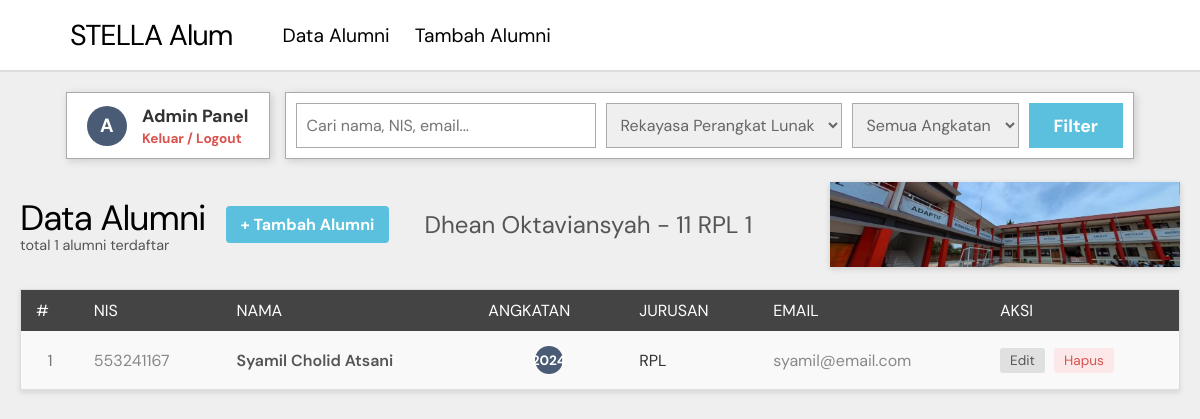
/dashboard_admin.php?jurusan=Rekayasa Perangkat Lunak (signed in), run on the app's committed database.
### tables this page shows
CREATE TABLE `alumni` (
  `id_alumni`   INT(11)      NOT NULL AUTO_INCREMENT,
  `nim`         VARCHAR(20)  NOT NULL,
  `nama`        VARCHAR(100) NOT NULL,
  `angkatan`    YEAR         NOT NULL,
  `jurusan`     VARCHAR(100) NOT NULL,
  `email`       VARCHAR(100) NOT NULL,
  `no_hp`       VARCHAR(20)  NOT NULL,
  `pekerjaan`   VARCHAR(100) DEFAULT NULL,
  `perusahaan`  VARCHAR(150) DEFAULT NULL,
  `alamat`      TEXT         DEFAULT NULL,
  `created_at`  TIMESTAMP    NOT NULL DEFAULT CURRENT_TIMESTAMP,
  PRIMARY KEY (`id_alumni`)
);

### dashboard_admin.php (the view, shortened to what this page needs)
<?php
require 'koneksi.php';
$search   = trim($_GET['search'] ?? '');
$jurusan  = trim($_GET['jurusan'] ?? '');
$where  = [];
$params = [];
if ($jurusan) {
    $where[]  = 'jurusan = ?';
    $params[] = $jurusan;
}
$sql = "SELECT * FROM alumni";
if ($where) $sql .= " WHERE " . implode(' AND ', $where);
$sql .= " ORDER BY angkatan DESC, nama ASC";
$stmt = $pdo->prepare($sql);
$stmt->execute($params);
$alumni = $stmt->fetchAll();
$jurusans  = $pdo->query("SELECT DISTINCT jurusan FROM alumni ORDER BY jurusan")->fetchAll(PDO::FETCH_COLUMN);
$total = count($alumni);
function singkatJurusan($nama) {
    return match ($nama) {
        'Rekayasa Perangkat Lunak' => 'RPL',
        'Teknik Komputer dan Jaringan' => 'TKJ',
        'Teknik Jaringan Akses Telekomunikasi' => 'TJAT',
        default => $nama
    };
}
?>
<!DOCTYPE html>
<html lang="id">
<head>
    <link rel="stylesheet" href="style/dashboard.css?v=<?= time(); ?>">
</head>
<body>
    <nav class="navbar">
        <div class="nav-brand">
            <span class="brand-text">STELLA Alum</span>
        </div>
        <div class="nav-links">
            <a href="dashboard_admin.php" class="nav-link active">Data Alumni</a>
            <a href="tambah.php" class="nav-link">Tambah Alumni</a>
        </div>
    </nav>
    <div class="controls-wrapper">
        <div class="user-profile">
            <div class="user-avatar">
                <?= strtoupper(substr($_SESSION['role'], 0, 1)) ?>
            </div>
            <div class="user-info">
                <span class="user-role"><?= ucfirst($_SESSION['role']) ?> Panel</span>
                <a href="logout.php" class="btn-logout-small">Keluar / Logout</a>
            </div>
        </div>
        <form method="GET" class="filter-box">
            <input type="text" name="search" placeholder="Cari nama, NIS, email..." value="<?= htmlspecialchars($search) ?>" class="filter-input">
            <select name="jurusan" class="filter-select">
                <?php foreach ($jurusans as $j): ?>
                    <option value="<?= htmlspecialchars($j) ?>" <?= $jurusan === $j ? 'selected' : '' ?>><?= htmlspecialchars($j) ?></option>
                <?php endforeach; ?>
            </select>
            <select name="angkatan" class="filter-select">
                <option value="">Semua Angkatan</option>
            </select>
            <button type="submit" class="btn-filter">Filter</button>
        </form>
    </div>
    <main class="main-content">
        <div class="action-header">
            <div class="title-group">
                <h1 class="page-title">Data Alumni</h1>
                <p class="page-subtitle">total <?= $total ?> alumni terdaftar</p>
            </div>
            <div class="btn-group">
                <a href="tambah.php" class="btn-add">+ Tambah Alumni</a>
            </div>
            <div class="marquee-space">
                <marquee behavior="scroll" direction="right" class="copy-text">
                    Dhean Oktaviansyah - 11 RPL 1
                </marquee>
            </div>
            <img src="stella.jpeg" class="img-header-alumni" alt="Foto Sekolah">
        </div>
        <div class="table-card">
            <?php if (empty($alumni)): ?>
                <div style="padding: 20px; text-align: center;">Belum ada data.</div>
            <?php else: ?>
                <table class="data-table">
                    <thead>
                        <tr>
                            <th>#</th>
                            <th>NIS</th>
                            <th>NAMA</th>
                            <th>ANGKATAN</th>
                            <th>JURUSAN</th>
                            <th>EMAIL</th>
                            <th>AKSI</th>
                        </tr>
                    </thead>
                    <tbody>
                        <?php foreach ($alumni as $i => $a): ?>
                            <tr>
                                <td style="text-align: center; color: #777;"><?= $i + 1 ?></td>
                                <td style="color: #888;"><?= htmlspecialchars($a['nim']) ?></td>
                                <td style="font-weight: 600; color: #555;"><?= htmlspecialchars($a['nama']) ?></td>
                                <td style="text-align: center;">
                                    <span class="badge-angkatan"><?= $a['angkatan'] ?></span>
                                </td>
                                <td><?= htmlspecialchars(singkatJurusan($a['jurusan'])) ?></td>
                                <td style="color: #888;"><?= htmlspecialchars($a['email']) ?></td>
                                <td>
                                    <a href="edit.php?id=<?= $a['id_alumni'] ?>" class="btn-edit">Edit</a>
                                    <form method="POST" action="delete.php" style="display:inline;" onsubmit="return confirm('Yakin hapus?')">
                                        <button type="submit" class="btn-delete">Hapus</button>
                                    </form>
                                </td>
                            </tr>
                        <?php endforeach; ?>
                    </tbody>
                </table>
            <?php endif; ?>
        </div>
    </main>
</body>
</html>

### style/dashboard.css (style rules this page uses)
* { margin: 0; padding: 0; box-sizing: border-box; font-family: 'DM Sans', sans-serif; }
body { background-color: #efefef; color: #333; }
.navbar { background: #fff; display: flex; justify-content: space-between; align-items: center; padding: 15px 5%; border-bottom: 2px solid #ddd; }
.nav-brand { display: flex; align-items: center; gap: 10px; }
.brand-text { font-size: 1.8rem; font-weight: normal; color: #000; letter-spacing: -1px; }
.nav-links { display: flex; gap: 25px; margin-right: auto; margin-left: 50px; }
.nav-link { text-decoration: none; color: #000; font-size: 1.2rem; }
.controls-wrapper { display: flex; justify-content: center; align-items: stretch; gap: 15px; margin: 20px 0; }
.user-profile { background: #fff; padding: 10px 20px; display: flex; align-items: center; gap: 15px; border: 1px solid #aaa; box-shadow: 2px 2px 8px rgba(0,0,0,0.15); }
.user-avatar { background: #4a5c75; color: white; width: 40px; height: 40px; display: flex; justify-content: center; align-items: center; border-radius: 50%; font-size: 1.2rem; font-weight: bold; }
.user-info { display: flex; flex-direction: column; }
.user-role { font-weight: bold; font-size: 1.1rem; color: #333; text-transform: capitalize; }
.btn-logout-small { color: #d9534f; text-decoration: none; font-size: 0.85rem; font-weight: bold; margin-top: 3px; }
.filter-box { background: #fff; padding: 10px; display: flex; gap: 10px; border: 1px solid #aaa; box-shadow: 2px 2px 8px rgba(0,0,0,0.15); }
.filter-input { width: 300px; padding: 10px; border: 1px solid #aaa; font-size: 1rem; }
.filter-select { padding: 10px; border: 1px solid #aaa; color: #666; font-size: 1rem; }
.btn-filter { background: #5bc0de; color: white; border: none; padding: 0 25px; font-size: 1.1rem; font-weight: bold; cursor: pointer; transition: 0.2s; }
.main-content { max-width: 1200px; margin: 0 auto; padding: 0 20px 40px; }
.action-header { display: flex !important; align-items: center !important; justify-content: space-between !important; gap: 20px !important; margin-bottom: 20px !important; height: 95px !important; width: 100% !important; }
.title-group { display: flex; flex-direction: column; flex-shrink: 0 !important; }
.page-title { font-size: 2.2rem; font-weight: normal; letter-spacing: -1px; margin-bottom: -5px; color: #000; }
.page-subtitle { font-size: 0.9rem; color: #555; }
.btn-group { display: flex; flex-direction: column; gap: 5px; flex-shrink: 0 !important; }
.btn-add { background: #5bc0de; color: white; text-decoration: none; padding: 8px 15px; font-weight: bold; font-size: 1rem; display: inline-block; transition: 0.2s; border-radius: 4px; text-align: center; }
.action-header > div:nth-of-type(3) { flex-grow: 1 !important; min-width: 100px !important; display: flex !important; align-items: center !important; overflow: hidden !important; }
.copy-text { display: block !important; width: 100% !important; font-size: 1.5rem; color: #555 !important; font-weight: normal; }
.img-header-alumni { height: 95px !important; width: 350px !important; object-fit: cover !important; border-radius: 6px !important; box-shadow: 0 2px 6px rgba(0,0,0,0.1); flex-shrink: 0 !important; display: block !important; }
.table-card { background: #fff; box-shadow: 0 2px 5px rgba(0,0,0,0.1); border: 1px solid #ddd; }
.data-table { width: 100%; border-collapse: collapse; }
.data-table thead th { background: #444; color: #fff; text-align: left; padding: 10px 15px; font-weight: normal; }
.data-table tbody td { padding: 15px; border-bottom: 1px solid #e0e0e0; background: #f9f9f9; }
.badge-angkatan { background: #4a5c75; color: white; width: 28px; height: 28px; display: inline-flex; align-items: center; justify-content: center; border-radius: 50%; font-size: 0.85rem; font-weight: bold; }
.btn-edit { background: #e0e0e0; color: #555; text-decoration: none; padding: 4px 10px; border-radius: 3px; font-size: 0.85rem; margin-right: 5px; display: inline-block; }
.btn-delete { background: #fce8e8; color: #d9534f; border: none; padding: 4px 10px; border-radius: 3px; font-size: 0.85rem; cursor: pointer; }

### data on the page
alumni: nim "553241167", nama "Syamil Cholid Atsani", angkatan "2024", jurusan "RPL", email "syamil@email.com"

### other printed values
substr($_SESSION['role'], 0, 1) "A"
$_SESSION['role'] "Admin"
$total "1"
form field jurusan "Rekayasa Perangkat Lunak"
